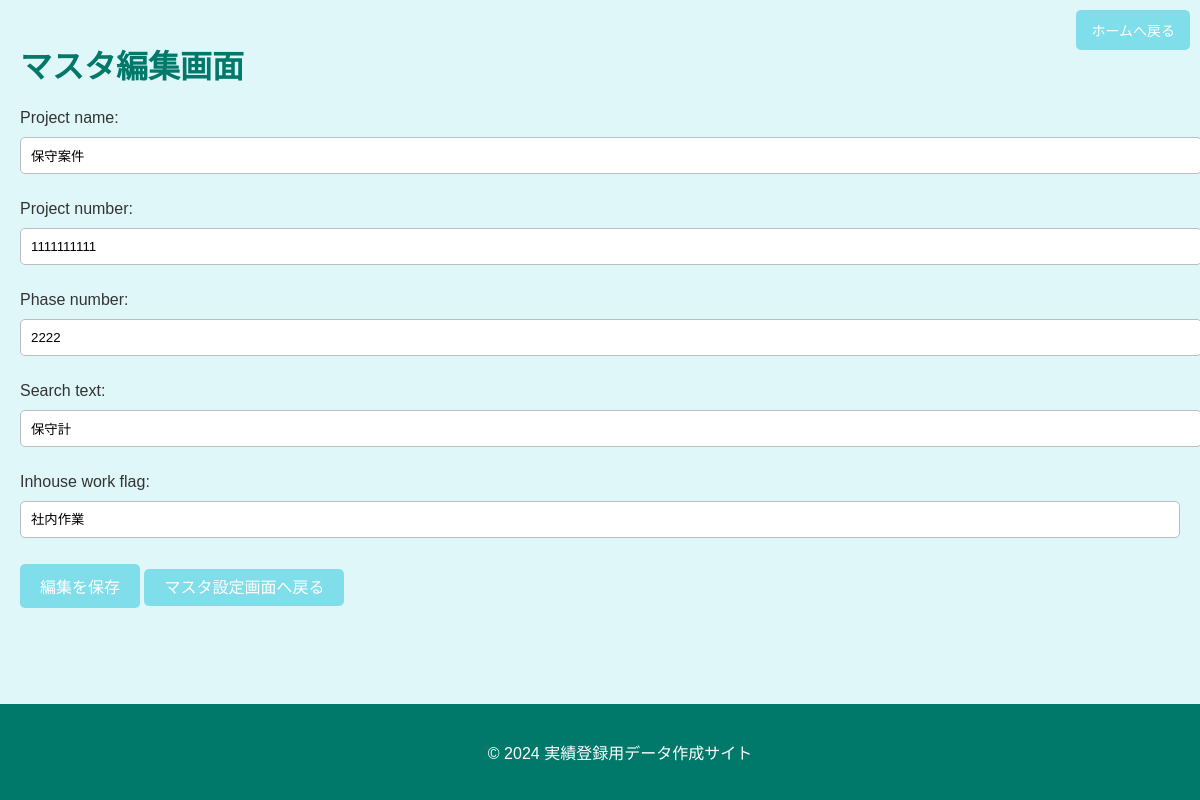
The page /master/edit/2/ on the database as committed earlier.
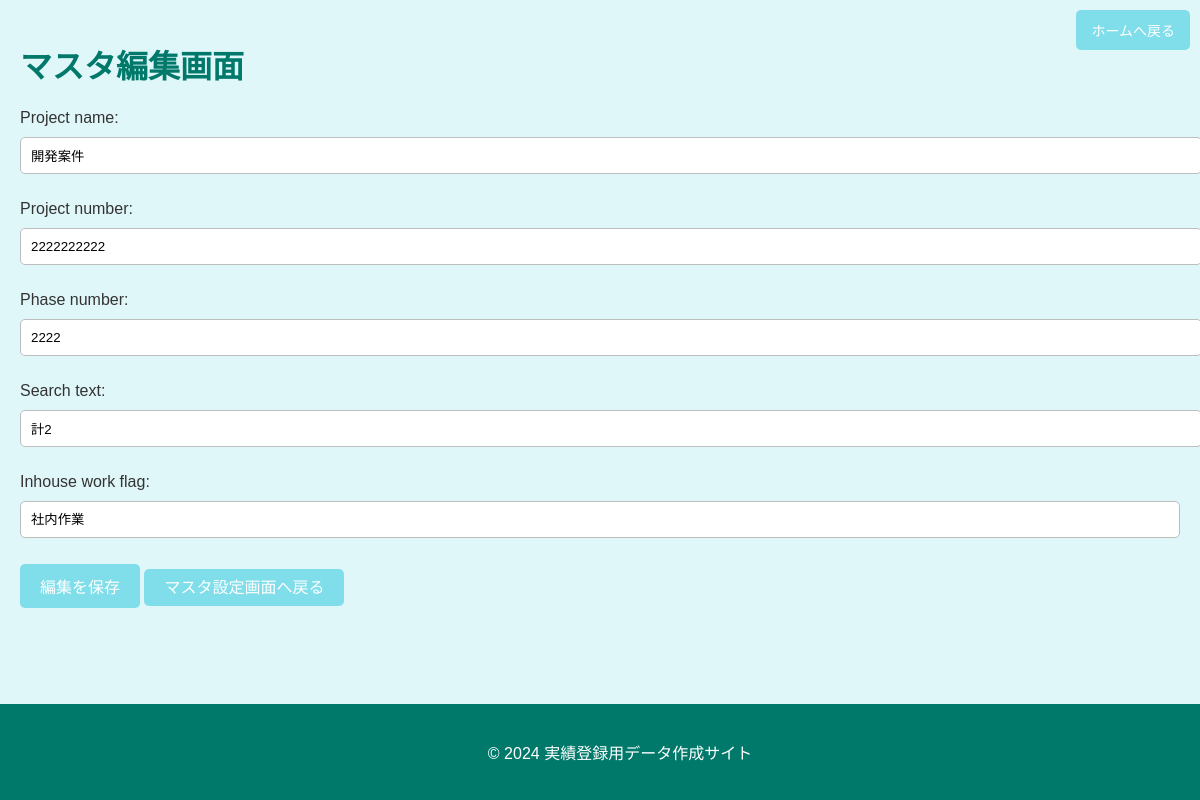
The same page on the database as committed later.
### app/models.py (models this page shows, shortened)
class MasterData(models.Model):
    project_name = models.CharField(max_length=255)
    project_number = models.CharField(max_length=100)
    phase_number = models.CharField(max_length=100)
    search_text = models.CharField(max_length=100)
    inhouse_work_flag = models.BooleanField(default=False)

### app/views.py (the view)
# urls.py: path('master/edit/<int:pk>/', views.edit_master, name='edit_master'),
def edit_master(request, pk):
    master = get_object_or_404(MasterData, pk=pk)
    if request.method == 'POST':
        form = MasterForm(request.POST, instance=master)
        if form.is_valid():
            form.save()
            return redirect('master')
    else:
        form = MasterForm(instance=master)
        if master.project_name == "自社作業":
            form.fields['project_name'].widget.attrs['readonly'] = True
    return render(request, 'app/edit_master.html', {'form': form})

### app/forms.py
class MasterForm(forms.ModelForm):
    class Meta:
        model = MasterData
        fields = ['project_name', 'project_number', 'phase_number', 'search_text', 'inhouse_work_flag']
        widgets = {
            'inhouse_work_flag': forms.Select(choices=[(1, '社内作業'), (0, '社外作業')])
        }

### app/templates/app/edit_master.html (shortened to what this page needs)
{% load static %}
<!DOCTYPE html>
<html lang="ja">
<head>
    <link rel="stylesheet" href="{% static 'app/style.css' %}">
</head>
<body>
    <a href="{% url 'home' %}" class="home-link">ホームへ戻る</a>
    <div class="container">
        <h1>マスタ編集画面</h1>
        <div class="form-container">
            <form method="POST">
                {{ form.as_p }}
                <button type="submit" class="btn">編集を保存</button>
                <a href="{% url 'master' %}" class="btn">マスタ設定画面へ戻る</a>
            </form>
        </div>
    </div>
    <footer>
        <p>&copy; 2024 実績登録用データ作成サイト</p>
    </footer>
</body>
</html>

### app/static/app/style.css (style rules this page uses)
body { font-family: 'Arial', sans-serif; background-color: #e0f7fa; color: #333; margin: 0; padding: 0; }
.container { max-width: 1200px; margin: 0 auto; padding: 20px; }
h1, h2 { color: #00796b; }
button, .btn { background-color: #80deea; color: #fff; border: none; padding: 10px 20px; font-size: 16px; border-radius: 5px; cursor: pointer; transition: background-color 0.3s ease; }
a { color: #7b1fa2; text-decoration: none; transition: color 0.3s ease; }
input[type="text"], textarea { width: 100%; padding: 10px; margin: 10px 0; border: 1px solid #bdbdbd; border-radius: 5px; }
select { width: 100%; padding: 10px; margin: 10px 0; border: 1px solid #bdbdbd; border-radius: 5px; appearance: none; background-color: #fff; }
.home-link { position: absolute; top: 10px; right: 10px; text-decoration: none; background-color: #80deea; padding: 10px 15px; border-radius: 5px; color: #fff; font-size: 14px; }
footer { background-color: #00796b; color: #fff; text-align: center; padding: 20px; position: fixed; width: 100%; bottom: 0; }

Rows that differ between the two databases and show on the page:
changed MasterData "社内作業": project_name "保守案件" → "開発案件"; project_number "1111111111" → "2222222222"; search_text "保守計" → "計2"
